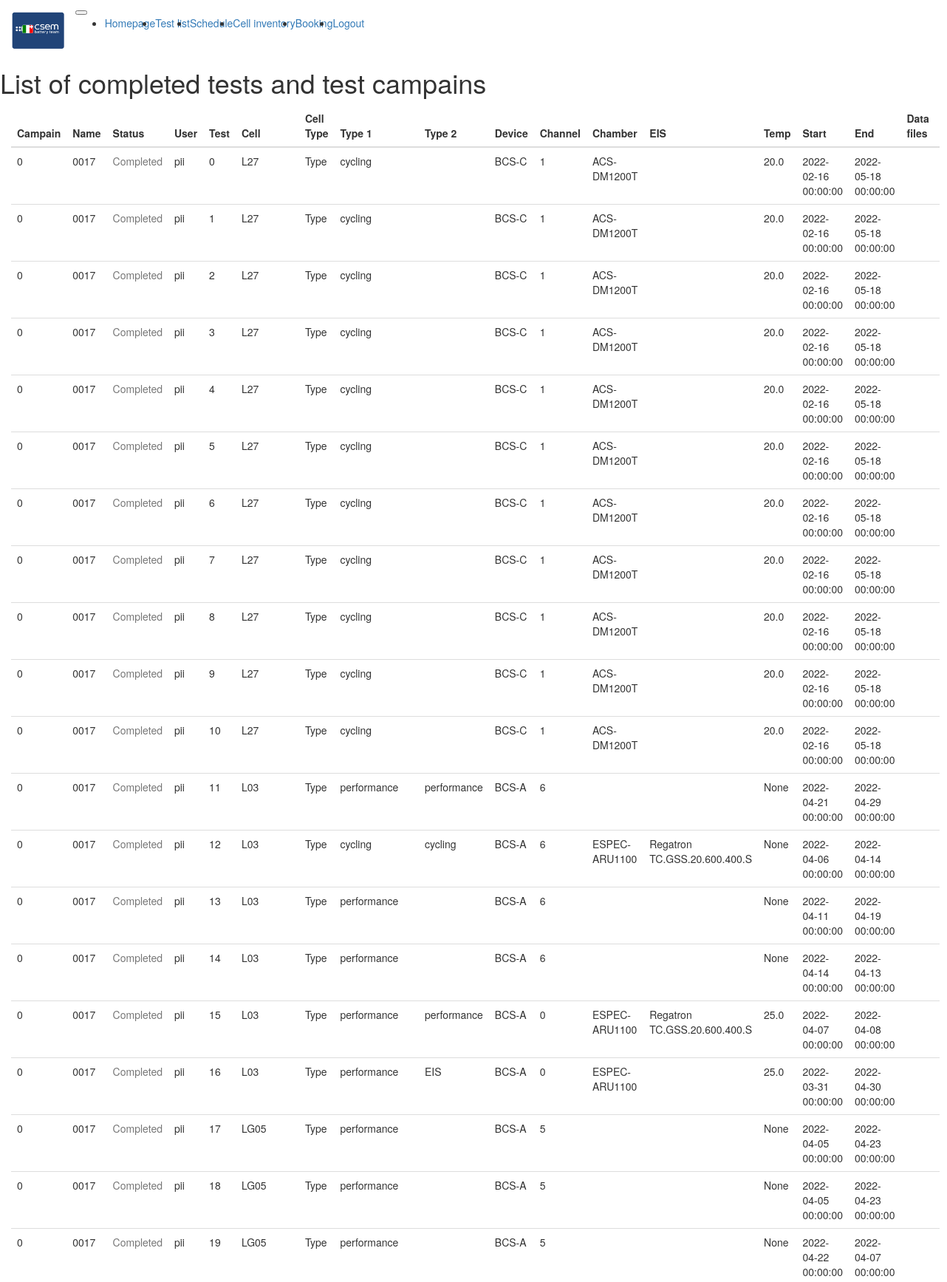
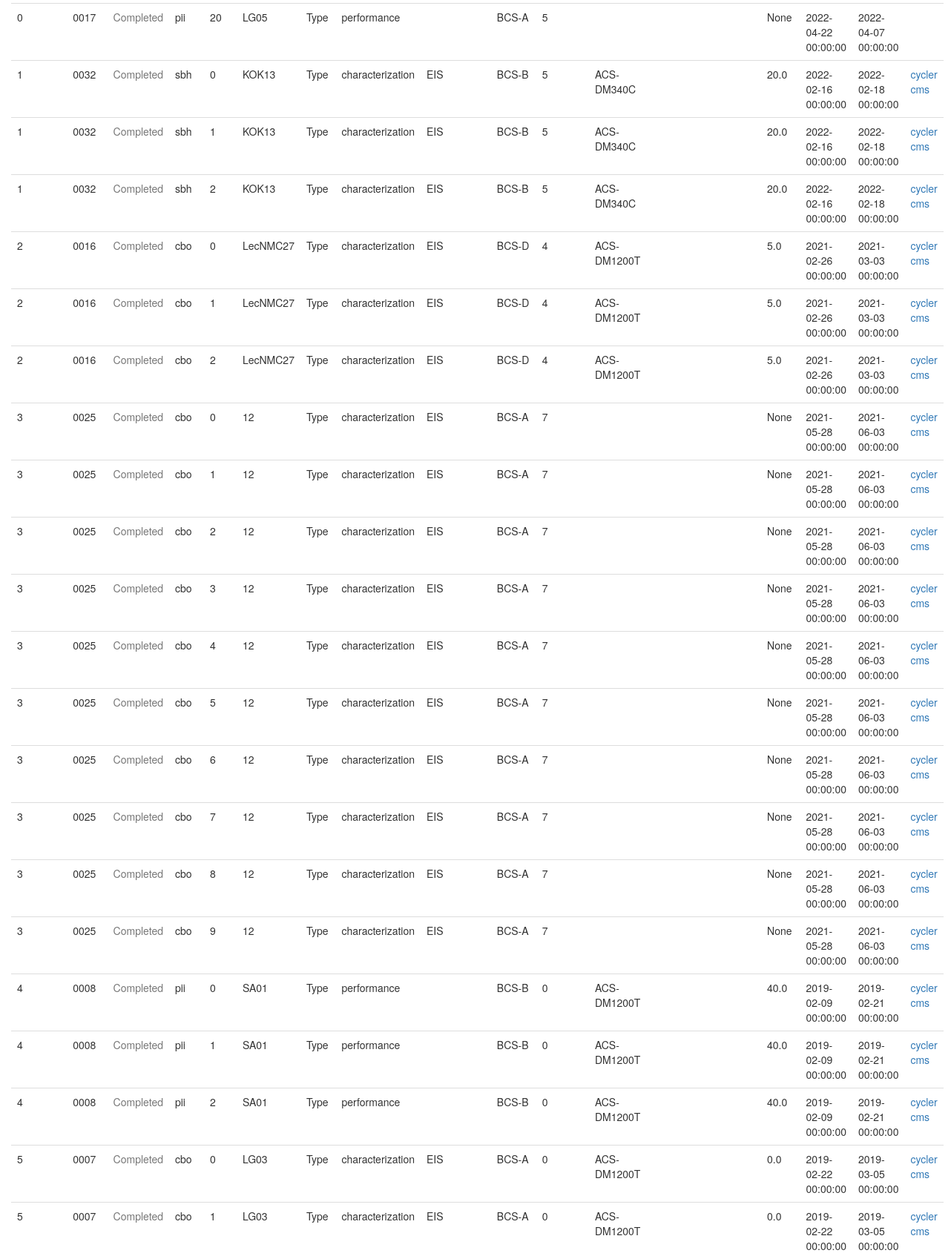
The page /tests_list (signed in, upper part) on the database its author committed (2 pictures, top to bottom).
### app/models.py (models this page shows, shortened)
class Campaign(db.Model):
    __tablename__ = 'campaign'
    id            = db.Column(db.Integer,primary_key=True)
    name          = db.Column(db.String(64),index=True)
    description   = db.Column(db.String(512))
    project       = db.Column(db.Integer, db.ForeignKey('project.id'))
    campaign_id      = db.relationship('Test', backref='test_campaign',lazy='dynamic',foreign_keys="Test.campaign_id")

class User(UserMixin, db.Model):
    __tablename__  = 'user'
    id             =  db.Column(db.Integer,primary_key=True)
    username       = db.Column(db.String(64),index=True,unique=True)
    password_hash  = db.Column(db.String(64))
    test_id      = db.relationship('Test', backref='user',lazy='dynamic',foreign_keys="Test.user_id")
    def __repr__(self):
        return '{}'.format(self.username)

class Cell(db.Model):
    __tablename__ = 'cell'
    id            = db.Column(db.Integer,primary_key=True)
    name          = db.Column(db.String(64),unique=True)
    model_id      = db.Column(db.Integer, db.ForeignKey('cell_type.id'))
    purchase_date = db.Column(db.DateTime(timezone=True))
    under_use     = db.Column(db.Boolean)
    location      = db.Column(db.Integer, db.ForeignKey('location.id'))
    single_test      = db.relationship('SingleTest', backref='cell id (in use)',lazy='dynamic',foreign_keys="SingleTest.cell_id")

class Test_type(db.Model):
    __tablename__ = 'test_type'
    id            = db.Column(db.Integer,primary_key=True)
    name          = db.Column(db.String(64),index=True)
    type1_id      = db.relationship('Test', backref='test_type1',lazy='dynamic',foreign_keys="Test.type_1")
    type2_id      = db.relationship('Test', backref='test_type2',lazy='dynamic',foreign_keys="Test.type_2")

class Device(db.Model):
    __tablename__   = 'device'
    id              = db.Column(db.Integer,primary_key=True)
    name            = db.Column(db.String(64),index=True,unique=True)
    number_channels = db.Column(db.Integer)
    company         = db.Column(db.String(64))
    datasheet_link  = db.Column(db.String(64))
    details         = db.Column(db.String(64))
    type            = db.relationship("Device_type", secondary=device_type_identifier,overlaps="type")
    channel_id      = db.relationship('Channel', backref='device_channel',lazy='dynamic',foreign_keys="Channel.device_id")

class Channel(db.Model):
    __tablename__ = 'channel'
    id            = db.Column(db.Integer,primary_key=True)
    chan_number   = db.Column(db.Integer)
    status        = db.Column(db.Boolean)
    device_id     = db.Column(db.Integer, db.ForeignKey('device.id'))
    single_test_id = db.relationship('SingleTest', backref='channel_test',lazy='dynamic',foreign_keys="SingleTest.channel_id")
    def __repr__(self):
        return '{}'.format(self.chan_number)

class Test(db.Model):
    __tablename__ = 'test'
    id            = db.Column(db.Integer,primary_key=True)
    name          = db.Column(db.String(64))
    description   = db.Column(db.String(512))
    start         = db.Column(db.DateTime(timezone=True))
    end           = db.Column(db.DateTime(timezone=True))
    temp          = db.Column(db.Float)
    active        = db.Column(db.Boolean)
    user_id       = db.Column(db.Integer, db.ForeignKey('user.id'))
    campaign_id   = db.Column(db.Integer, db.ForeignKey('campaign.id'))
    type_2        = db.Column(db.Integer, db.ForeignKey('test_type.id'))
    type_1        = db.Column(db.Integer, db.ForeignKey('test_type.id'))
    devices       = db.relationship("Device", secondary=device_enaged_identifier)
    singleTests   = db.relationship('SingleTest', backref='batch_list',lazy='dynamic',foreign_keys="SingleTest.test_id")

### app/routes.py (the view)
@app.route('/tests_list', methods=['GET'])
@login_required
def tests_list_get():
    campaings = []
    for campaign in Campaign.query.all():
        campaign_ = {'name':campaign.name, 'project':campaign.project}
        tests = []
        for test in Test.query.filter_by(campaign_id=campaign.id):
            test_ = {}
            for device in test.devices:
                if "chamber" in str(device.type[0]):
                    test_['chamber'] = device.name
                elif "EIS" in str(device.type[0]):
                    test_['eis']=device.name
            for single in SingleTest.query.filter_by(test_id=test.id).all():
                channel = Channel.query.filter_by(id =single.channel_id).first()
                try:
                    test_[ 'type_1']  = Test_type.query.filter_by(id=test.type_1).first().name
                except:
                    pass
                try:
                    test_[ 'type_2']  = Test_type.query.filter_by(id=test.type_2).first().name
                except:
                    pass
                test_[ 'start' ]  = test.start
                test_[ 'end'   ]  = test.end
                test_[ 'user'  ]  = test.user
                test_[ 'temp'  ]  = test.temp
                test_[ 'channel'] = channel
                test_[ 'device']  = Device.query.filter_by(id=channel.device_id).first().name
                test_[ 'cell' ]   = Cell.query.filter_by(id=single.cell_id).first().name
                if test.end < datetime.today():
                    test_[ 'cycler']  = single.cycler_file
                    test_[ 'cms']     = single.prototype_file
                else:
                    test_[ 'cycler']  = None
                    test_[ 'cms']     = None
                tests.append(test_)
        campaign_['tests']=tests
        campaings.append(campaign_)
    return render_template('test_list.html', title="Test details", campains = campaings)

### app/models.py (called while the page is built)
@login.user_loader
def load_user(id):
    return(User.query.get(int(id)))

     def __repr__(self):
        return '{}'.format(self.name)

### app/routes.py (called while the page is built)
@app.context_processor
def inject_enumerate():
    return dict(enumerate=enumerate)

@app.context_processor
def inject_str():
    return dict(str=str)

@app.context_processor
def inject_urlencode():
    return dict(urlencode=urlencode)

@app.context_processor
def inject_floor():
    return dict(floor=floor)

### app/templates/test_list.html (shortened to what this page needs)
{% extends "base.html" %}
{% import "bootstrap/wtf.html" as wtf %}
{% block main %}
<div class="row container-fluid mt-3">
<div class="col-10">
  <h1>List of completed tests and test campains</h1>
  <div class="container-fluid mt-3" >
    <table id="table" class="table table-hover"
          data-toggle="table"
          data-filter-control="true"
          data-show-search-clear-button="true"
          data-show-columns="true"
          data-show-columns-toggle-all="true"
          data-sortable="true"
          data-pagination="true"
          >
        <thead class="thead-light">
          <tr>
            <th data-field="columnA" data-filter-control="input">Campain</th>
            <th data-field="columnB" data-filter-control="select">Name</th>
            <th data-field="columnC" data-filter-control="select">Status</th>
            <th data-field="columnD" data-filter-control="select">User</th>
            <th>Test</th>
            <th data-field="columnF" data-filter-control="input">Cell</th>
            <th data-field="columnG" data-filter-control="select">Cell Type</th>
            <th data-field="columnH" data-filter-control="select">Type 1</th>
            <th data-field="columnI" data-filter-control="select">Type 2</th>
            <th data-field="columnJ" data-filter-control="select">Device</th>
            <th data-field="columnK" data-filter-control="input">Channel</th>
            <th data-field="columnL" data-filter-control="select">Chamber</th>
            <th data-field="columnM" data-filter-control="select">EIS</th>
            <th data-field="columnN" data-filter-control="input">Temp</th>
            <th data-field="columnO" data-filter-control="input">Start</th>
            <th data-field="columnP" data-filter-control="input">End</th>
            <th>Data files</th>
          </tr>
        </thead>
        <tbody>
          {% for i, campain in enumerate(campains) %}
            {% for j, test in enumerate(campain.tests) %}
                <tr >
                <td>{{ i }}</td>
                <td>{{ campain.name }}</td>
                <td>
                  {% if campain.status == True %}
                  <p class="text-warning">On-going</p>
                  {% else %}
                  <p class="text-muted">Completed</p>
                  {% endif %}
                </td>
                <td>{{ test.user }}</td>
                <td>{{ j }}</td>
                <td>{{ test.cell }}</td>
                <td> Type </td>
                <td>{{ test.type_1 }}</td>
                <td>{{ test.type_2 }}</td>
                <td>{{ test.device }}</td>
                <td>{{ test.channel }}</td>
                <td>{{ test.chamber }}</td>
                <td>{{ test.eis }}</td>
                <td>{{ test.temp }}</td>
                <td>{{ test.start }}</td>
                <td>{{ test.end }}</td>
                <td> {% if test.cycler != None %}<a href="/download/{{ test.cycler  }}" class="text-primary">cycler </a> {% endif %}</br>
                     {% if test.cms    != None %}<a href="/download/{{ test.cms  }}" class="text-primary">cms </a>       {% endif %} </td>
                </tr>
            {% endfor %}
          {% endfor %}
        </tbody>
      </table>
    </div>
</div>
</div>
{% endblock %}

### rows shown on the page
Campaign: name "0017" "0017" "0017" "0017" "0017" "0017" "0017" "0017" "0017" "0017" "0017" "0017" "0017", name "0017"
User: user "pii" "pii" "pii" "pii" "pii" "pii" "pii" "pii" "pii" "pii" "pii" "pii" "pii" "pii" "pii" "pii"
Cell: cell "L27" "L27" "L27" "L27" "L27" "L27" "L27" "L27" "L27" "L27" "L27"
Test_type: type_1 "cycling" "cycling" "cycling" "cycling" "cycling" "cycling" "cycling" "cycling" "cycling" "cycling" "cycling"
Device: device "BCS-C" "BCS-C" "BCS-C" "BCS-C" "BCS-C" "BCS-C" "BCS-C" "BCS-C" "BCS-C" "BCS-C" "BCS-C"
Channel: channel "1" "1" "1" "1" "1" "1" "1" "1" "1" "1" "1"
Device: chamber "ACS-DM1200T" "ACS-DM1200T" "ACS-DM1200T" "ACS-DM1200T" "ACS-DM1200T" "ACS-DM1200T" "ACS-DM1200T" "ACS-DM1200T" "ACS-DM1200T" "ACS-DM1200T" "ACS-DM1200T" "ACS-DM1200T" "ACS-DM1200T" "ACS-DM1200T" "ACS-DM1200T" "ACS-DM1200T" "ACS-DM1200T" "ACS-DM1200T" "ACS-DM1200T"
Test: temp "20.0" "20.0" "20.0" "20.0" "20.0" "20.0" "20.0" "20.0" "20.0" "20.0" "20.0", start "2022-02-16 00:00:00" "2022-02-16 00:00:00" "2022-02-16 00:00:00" "2022-02-16 00:00:00" "2022-02-16 00:00:00" "2022-02-16 00:00:00" "2022-02-16 00:00:00" "2022-02-16 00:00:00" "2022-02-16 00:00:00" "2022-02-16 00:00:00" "2022-02-16 00:00:00", end "2022-05-18 00:00:00" "2022-05-18 00:00:00" "2022-05-18 00:00:00" "2022-05-18 00:00:00" "2022-05-18 00:00:00" "2022-05-18 00:00:00" "2022-05-18 00:00:00" "2022-05-18 00:00:00" "2022-05-18 00:00:00" "2022-05-18 00:00:00" "2022-05-18 00:00:00"
Test: active "0", user "pii", j "11", cell "L03", type_1 "performance", type_2 "performance", device "BCS-A", channel "6", temp "None", start "2022-04-21 00:00:00", end "2022-04-29 00:00:00", j "12", type_1 "cycling", type_2 "cycling", chamber "ESPEC-ARU1100", eis "Regatron TC.GSS.20.600.400.S", start "2022-04-06 00:00:00", end "2022-04-14 00:00:00", j "13", start "2022-04-11 00:00:00", end "2022-04-19 00:00:00", j "14", start "2022-04-14 00:00:00", end "2022-04-13 00:00:00", j "17", cell "LG05", channel "5", start "2022-04-05 00:00:00", end "2022-04-23 00:00:00", j "18", j "19", start "2022-04-22 00:00:00", end "2022-04-07 00:00:00", j "20", i "3", user "cbo", cell "12", type_1 "characterization", type_2 "EIS", channel "7", start "2021-05-28 00:00:00", end "2021-06-03 00:00:00", j "1", id "9"
Cell: cell "L03" "L03"
Test_type: type_1 "performance" "performance" "performance" "performance" "performance", type_2 "performance"
Device: device "BCS-A" "BCS-A" "BCS-A" "BCS-A" "BCS-A" "BCS-A" "BCS-A" "BCS-A" "BCS-A" "BCS-A" "BCS-A"
Channel: channel "0" "0" "0" "0"
Device: chamber "ESPEC-ARU1100" "ESPEC-ARU1100"
Device: eis "Regatron TC.GSS.20.600.400.S"
Test: temp "25.0", start "2022-04-07 00:00:00", end "2022-04-08 00:00:00"
Test_type: type_2 "EIS" "EIS" "EIS" "EIS" "EIS" "EIS" "EIS" "EIS" "EIS" "EIS" "EIS" "EIS" "EIS" "EIS" "EIS" "EIS"
Test: temp "25.0", start "2022-03-31 00:00:00", end "2022-04-30 00:00:00"
Campaign: name "0032" "0032" "0032"
User: user "sbh" "sbh" "sbh"
Cell: cell "KOK13" "KOK13" "KOK13"
Test_type: type_1 "characterization" "characterization" "characterization" "characterization" "characterization" "characterization" "characterization" "characterization" "characterization" "characterization" "characterization" "characterization" "characterization" "characterization" "characterization"
Device: device "BCS-B" "BCS-B" "BCS-B" "BCS-B" "BCS-B" "BCS-B"
Channel: channel "5" "5" "5"
Device: chamber "ACS-DM340C" "ACS-DM340C" "ACS-DM340C"
Test: temp "20.0" "20.0" "20.0", start "2022-02-16 00:00:00" "2022-02-16 00:00:00" "2022-02-16 00:00:00", end "2022-02-18 00:00:00" "2022-02-18 00:00:00" "2022-02-18 00:00:00"
Campaign: name "0016" "0016" "0016"
User: user "cbo" "cbo" "cbo" "cbo" "cbo" "cbo" "cbo" "cbo" "cbo" "cbo" "cbo" "cbo"
Cell: cell "LecNMC27" "LecNMC27" "LecNMC27"
Device: device "BCS-D" "BCS-D" "BCS-D"
Channel: channel "4" "4" "4"
Test: temp "5.0" "5.0" "5.0", start "2021-02-26 00:00:00" "2021-02-26 00:00:00" "2021-02-26 00:00:00", end "2021-03-03 00:00:00" "2021-03-03 00:00:00" "2021-03-03 00:00:00"
Campaign: name "0025", name "0025" "0025" "0025" "0025" "0025" "0025" "0025"
Cell: cell "12" "12" "12" "12" "12" "12" "12"
Channel: channel "7" "7" "7" "7" "7" "7" "7"
Test: start "2021-05-28 00:00:00" "2021-05-28 00:00:00" "2021-05-28 00:00:00" "2021-05-28 00:00:00" "2021-05-28 00:00:00" "2021-05-28 00:00:00" "2021-05-28 00:00:00", end "2021-06-03 00:00:00" "2021-06-03 00:00:00" "2021-06-03 00:00:00" "2021-06-03 00:00:00" "2021-06-03 00:00:00" "2021-06-03 00:00:00" "2021-06-03 00:00:00"
Campaign: name "0008" "0008" "0008"
Cell: cell "SA01" "SA01" "SA01"
Channel: channel "0" "0" "0"
Test: temp "40.0" "40.0" "40.0", start "2019-02-09 00:00:00" "2019-02-09 00:00:00" "2019-02-09 00:00:00", end "2019-02-21 00:00:00" "2019-02-21 00:00:00" "2019-02-21 00:00:00"
Campaign: name "0007" "0007"
Cell: cell "LG03" "LG03"
Test: temp "0.0" "0.0", start "2019-02-22 00:00:00" "2019-02-22 00:00:00", end "2019-03-05 00:00:00" "2019-03-05 00:00:00"

### other values the page prints
{{ i }} "0" "0" "0" "0" "0" "0" "0" "0" "0" "0" "0" "0" "0" "1" "1" "1" "2" "2" "2" "3" "3" "3" "3" "3" "3" "3" "4" "4" "4" "5" "5"
{{ j }} "0" "1" "2" "3" "4" "5" "6" "7" "8" "9" "10" "15" "16" "0" "1" "2" "0" "1" "2" "2" "3" "4" "5" "6" "7" "8" "0" "1" "2" "0" "1"
{{ test.temp }} "None" "None" "None" "None" "None" "None" "None"
